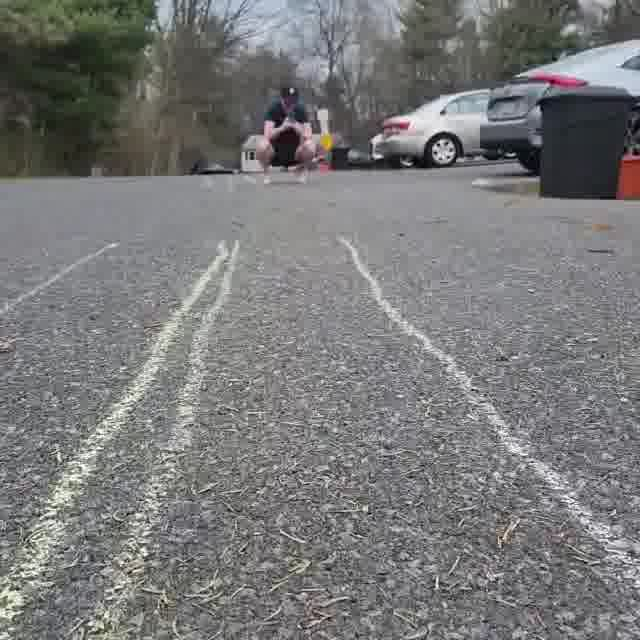
#> input picture datasets/all_clips/clips/0008/0020/ezgif-frame-020.jpg, 640 x 640 px, found by its file name
$ jupyter execute labels.ipynb
#> lines starting #> are read from the running program, lines starting #| are printed output that depends on the picture; after the words box and inside, x2 and y2 are one past the last pixel; in counts of white or black regions, pixels touching at a corner belong together
# Labeling Data

Using polylines from the cv2 package, we will label the data in a similar way to the industry standard TuSimple dataset for lanedetection.

[cell 1]
# Front Matter
import cv2
import numpy as np
import matplotlib.pyplot as plt
import math
import json
import glob as g

## Functions Used

`get_hsamples` <br>
This is one of the fundamental points in the labeling. As perscribed in the TuSimple dataset documenation, we want to sample a horizontal pixal plane at regular intervals in the perscribed area (i.e., where the lanes are).

`get_lane_pts` <br>
Once you manually define the curved points of the lane, this function located all the points along each horizontal sample that you marked with a particular color.

[cell 2]
# Function for pulling out h_samples
def get_hsamples(img, y_intercept, interval):
    h_samples = [y_intercept]
    yrange = img.shape[0] - y_intercept
    # adding all y_intercepts to h_samples list
    for x in range(math.floor(yrange/interval)):
        y_intercept += interval
        if y_intercept <= img.shape[0]:
            h_samples.append(y_intercept)
        else:
            break
    return h_samples


# Draw lines for visualization
def draw_hlines(img, h_samples):
    img_vis = img.copy()
    color = (255,0,0)
    size = 2
    for y in h_samples:
        ls = (0, y)
        le = (640, y)
        img_vis = cv2.line(img_vis, ls, le, color, size)
    plt.imshow(img_vis)
    plt.show()
    return img_vis

def draw_lane(img, start, end):
    img_vis = img.copy()
    size = 2
    color = (0, 255, 0)
    img_vis = cv2.line(img_vis, start, end, color, size)
    plt.imshow(img_vis)
    plt.show()
    return img_vis

# Function to view ground truth after deriving h_samples and lane points
def view_ground_truth(lane_gt, h_samples):
    gt_lanes_vis = [[(x, y) for (x, y) in zip(lane, h_samples) if x >= 0] for lane in lane_gt]
    img_vis = img.copy()

    for lane in gt_lanes_vis:
        for pt in lane:
            cv2.circle(img_vis, pt, radius=5, color=(0, 255, 0), thickness = 2)

    return img_vis
    #plt.imshow(img_vis)
    #plt.show()

[cell 3]
# derives the points where the lane intersects the h_samples to establish the ground truth
def get_lane_pts(img, h_samples, Lane_marks):
    # create empty lane array
    all_lanes = []

    for mark in Lane_marks:
        img_vis = img.copy()
        lane_img = draw_lane(img_vis, tuple(mark[0]), tuple(mark[1]))
        lane = []
        for h in h_samples:
            if np.array([0,  255,   0]) in lane_img[h][:]:
                count = 0
                for x in range(len(lane_img[h])):
                    if list(lane_img[h][x][:]) == [0,  255,   0]:
                        if count == 0:
                            lane.append(x)
                            count = 1
                        else:
                            pass
                    else:
                        pass
            else:
                lane.append(-2)

        all_lanes.append(lane)

    return all_lanes

# Start manual labeling process

[cell 4]
path = "../datasets/tusimple-test/clips/0008/0020/ezgif-frame-020.jpg"
img = plt.imread(path)
#> img is the input picture: shape (640, 640, 3); mean R, G, B 120.7, 120.9, 120.9
# Select the location where the road ends
###WARNING### Make sure intercept doesn't cause the last value to be 640
y_intercept = 199

# Establish visualization where the road is
plt.imshow(img[y_intercept:])
plt.show()
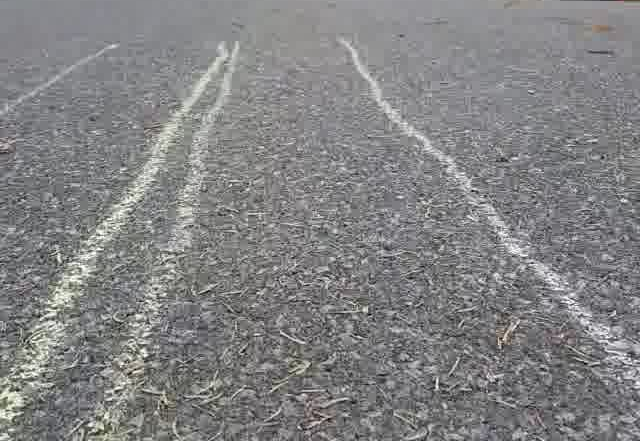
#> shown: shape (441, 640, 3); mean R, G, B 130.7, 130.7, 131.5

## For Image Clip 000X

Things that need to be predetermined: <br>

<ul>
    <li>File path to the 20th image in the 1s video clip </li>
    <li>Use plt.imread(path) to read in the image</li>
    <li>Select the location where the road ends on the horizon. Assign y_intercept.</li>
    <li>Visualize to make sure that the y_intercept selection was appropriate</li>
</ul>

Establish visualization where the road is
plt.imshow(img[y_intercept:])
plt.show()

[cell 5]
# find the right points for all lines
t = draw_lane(img, (0,305), (180,200))
#> in draw_lane, `img_vis = cv2.line(img_vis, start, end, color, size)`:
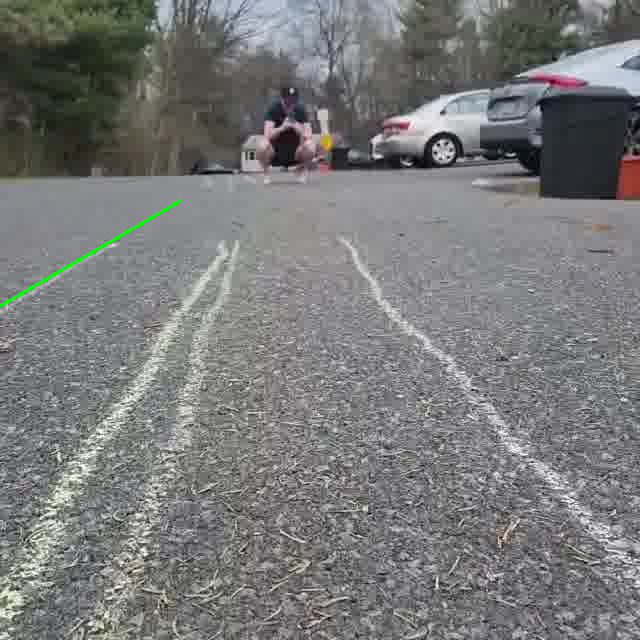
#> img_vis: shape (640, 640, 3); 0.16% of pixels changed, all inside (x1, y1, x2, y2) = (0, 199, 182, 307)

[cell 6]
# add points here
AW = np.array([ [(0,305), (180,200)], [(0,620), (240,200)], [(100,640), (250,210)], [(310,200), (640,580)] ])

[cell 7]
# See if the horizontal lines are correctly established
h_samples = get_hsamples(img, y_intercept, 20)
#> h_samples = [199, 219, 239, 259, 279, 299, 319, 339, 359, 379, 399, 419, 439, 459, 479, 499, 519, 539, 559, 579, 599, 619, 639]
img_vis = draw_hlines(img, h_samples)
#> the loop in draw_hlines, `for y in h_samples:` made 23 passes
#> (y, ls, le) on passes 1 to 12: (199, (0, 199), (640, 199)), (219, (0, 219), (640, 219)), (239, (0, 239), (640, 239)), (259, (0, 259), (640, 259)), (279, (0, 279), (640, 279)), (299, (0, 299), (640, 299)), (319, (0, 319), (640, 319)), (339, (0, 339), (640, 339)), (359, (0, 359), (640, 359)), (379, (0, 379), (640, 379)), (399, (0, 399), (640, 399)), (419, (0, 419), (640, 419))
#> pass 1, in draw_hlines, `img_vis = cv2.line(img_vis, ls, le, color, size)`:
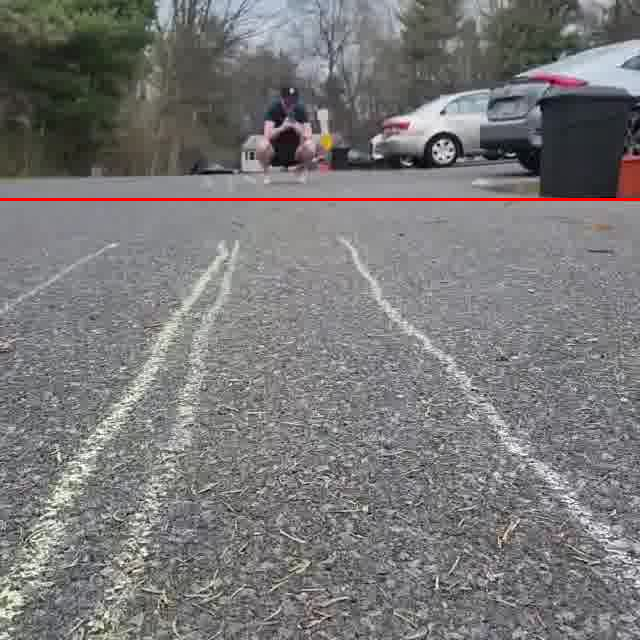
#> img_vis: shape (640, 640, 3); 0.47% of pixels changed, all inside (x1, y1, x2, y2) = (0, 198, 640, 201)
#> pass 3, in draw_hlines, `img_vis = cv2.line(img_vis, ls, le, color, size)`:
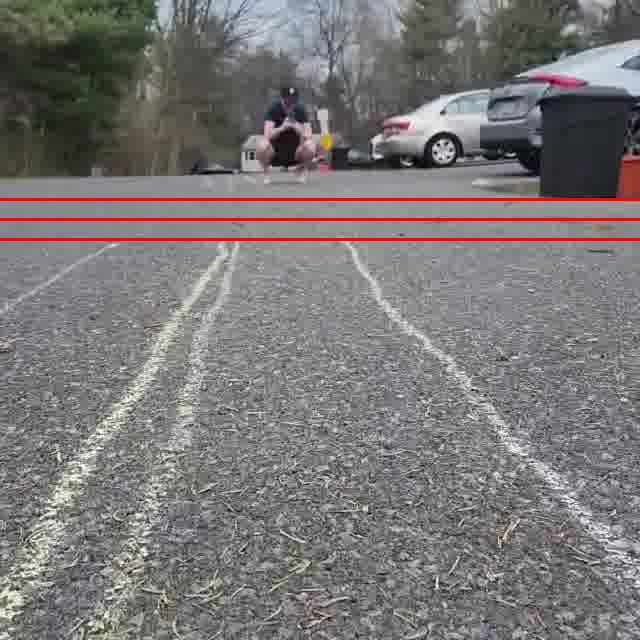
#> img_vis: shape (640, 640, 3); mean R, G, B 122.3, 118.9, 118.9
#> after the loop in draw_hlines, `for y in h_samples:`:
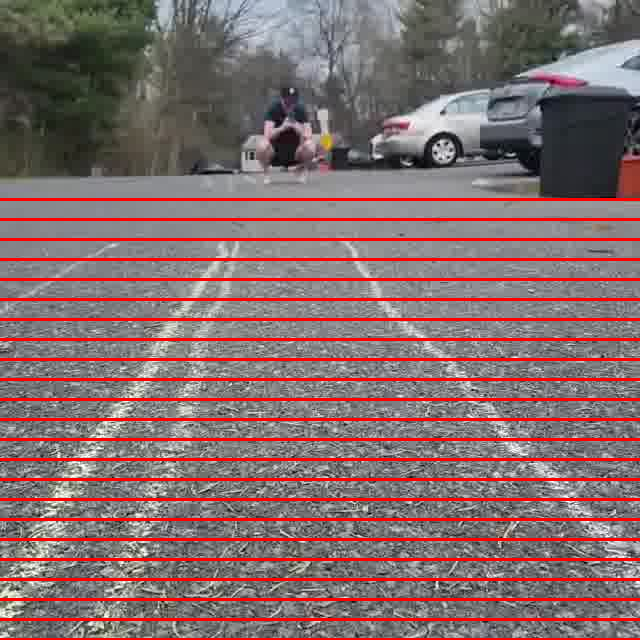
#> img_vis: shape (640, 640, 3); 9.22% of pixels changed, all inside (x1, y1, x2, y2) = (0, 258, 640, 640)

[cell 8]
all_lanes = get_lane_pts(img, h_samples, AW)
#> after the loop in get_lane_pts, `for mark in Lane_marks:`: all_lanes = 4 items
#> all_lanes = 4 items

[cell 9]
x = draw_hlines(view_ground_truth(all_lanes, h_samples), h_samples)
#> the loop in view_ground_truth, `for lane in gt_lanes_vis:` made 4 passes
#> after the loop in view_ground_truth, `for lane in gt_lanes_vis:`:
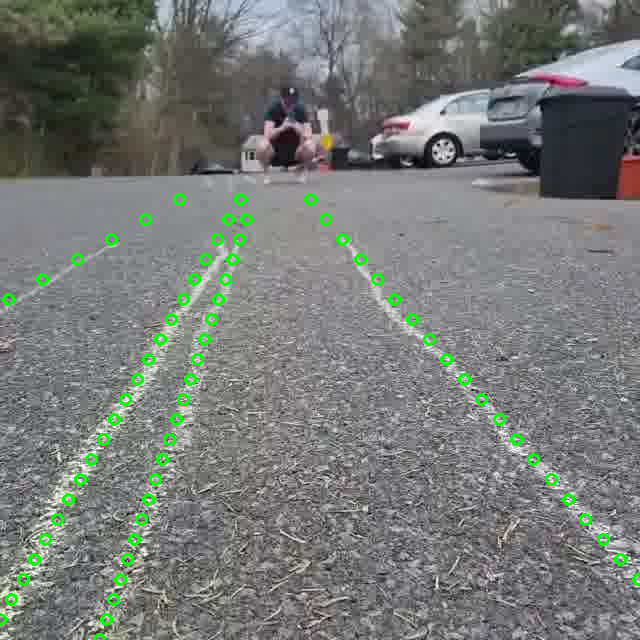
#> img_vis: shape (640, 640, 3); 1.51% of pixels changed, all inside (x1, y1, x2, y2) = (0, 193, 640, 640)
#> the loop in draw_hlines (call 2), `for y in h_samples:` made 23 passes
#> pass 1, in draw_hlines (call 2), `img_vis = cv2.line(img_vis, ls, le, color, size)`:
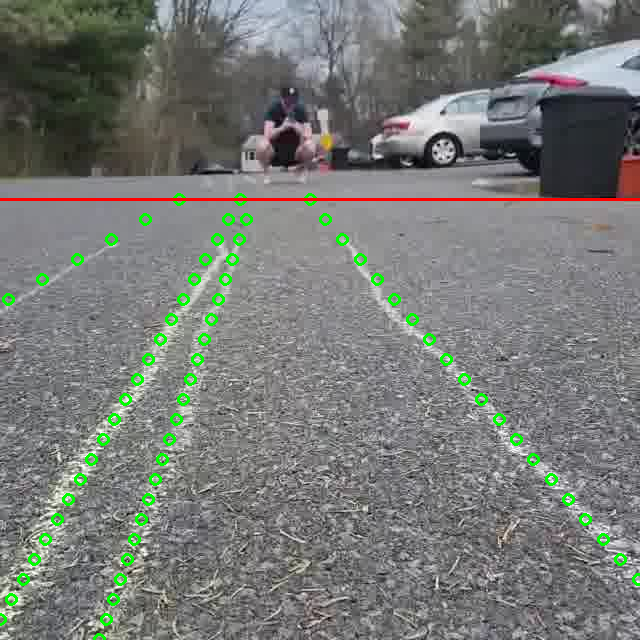
#> img_vis: shape (640, 640, 3); 0.47% of pixels changed, all inside (x1, y1, x2, y2) = (0, 198, 640, 201)
#> pass 2, in draw_hlines (call 2), `img_vis = cv2.line(img_vis, ls, le, color, size)`:
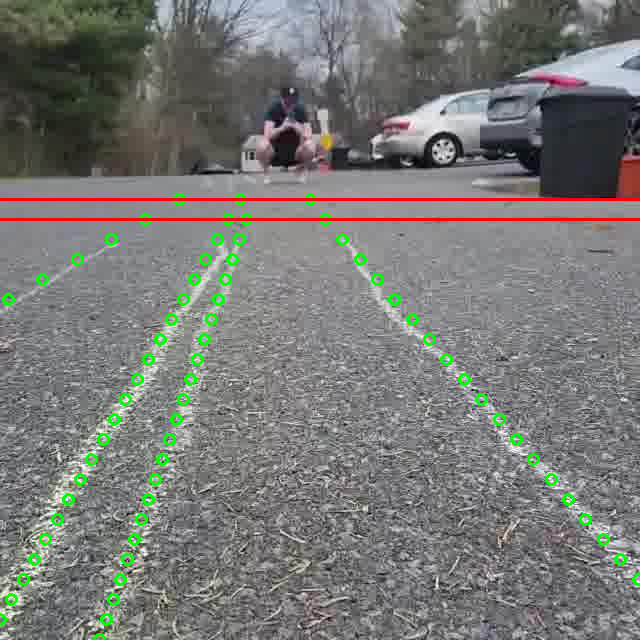
#> img_vis: shape (640, 640, 3); 0.47% of pixels changed, all inside (x1, y1, x2, y2) = (0, 218, 640, 221)
#> pass 3, in draw_hlines (call 2), `img_vis = cv2.line(img_vis, ls, le, color, size)`:
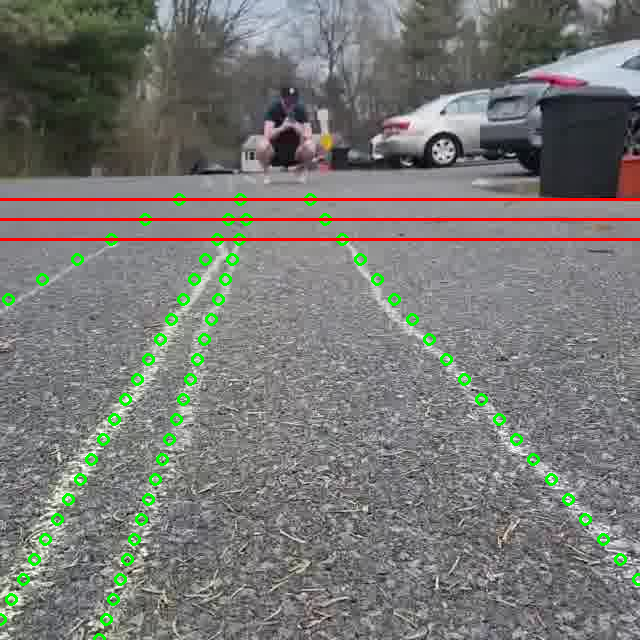
#> img_vis: shape (640, 640, 3); 0.47% of pixels changed, all inside (x1, y1, x2, y2) = (0, 238, 640, 241)
#> after the loop in draw_hlines (call 2), `for y in h_samples:`:
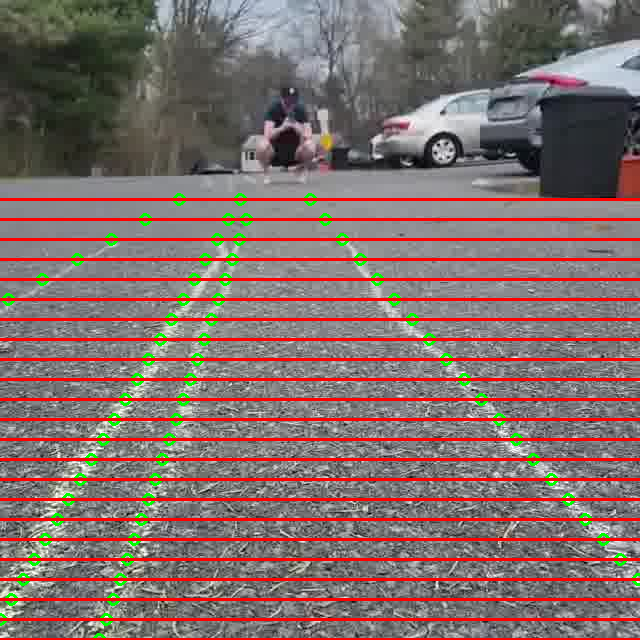
#> img_vis: shape (640, 640, 3); 9.22% of pixels changed, all inside (x1, y1, x2, y2) = (0, 258, 640, 640)
